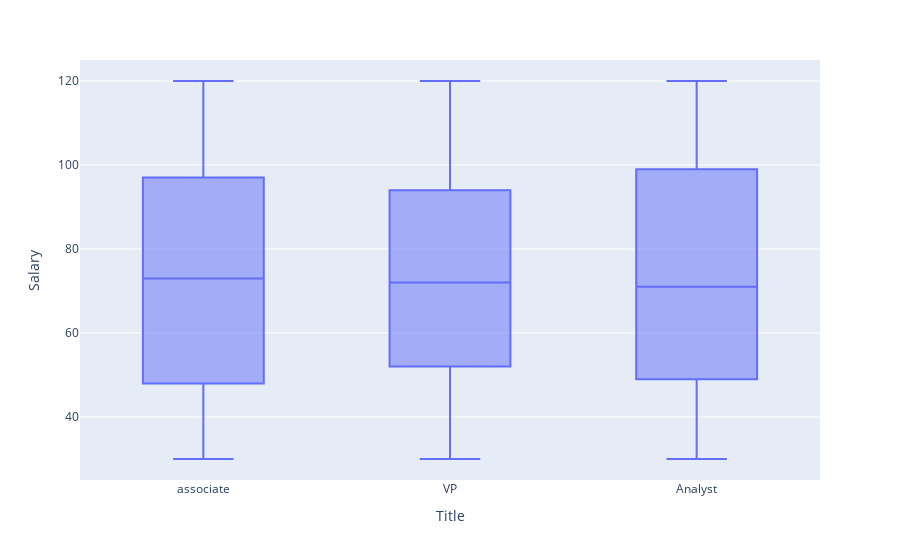

Source (notebook cell):
### Markdown cell above
## Make the seaborn more interative + plotly express

### Code cell
import seaborn as sns
import plotly.express as px

px.box(employees,x='Title',y='Salary')

### Figure 1 — Plotly figure (JSON) as saved in the notebook; plotly's stock layout.template omitted (floating-point values rounded to 4 significant figures; data arrays with more than 128 entries replaced by an {"elided": "..."} marker saying what was removed)
{"data": [{"alignmentgroup": "True", "hovertemplate": "Title=%{x}<br>Salary=%{y}<extra></extra>", "legendgroup": "", "marker": {"color": "#636efa"}, "name": "", "notched": false, "offsetgroup": "", "orientation": "v", "showlegend": false, "type": "box", "x": {"elided": "500 str values"}, "x0": " ", "xaxis": "x", "y": {"elided": "500 int values"}, "y0": " ", "yaxis": "y"}], "layout": {"boxmode": "group", "legend": {"tracegroupgap": 0}, "margin": {"t": 60}, "xaxis": {"anchor": "y", "domain": [0, 1], "title": {"text": "Title"}}, "yaxis": {"anchor": "x", "domain": [0, 1], "title": {"text": "Salary"}}}}
